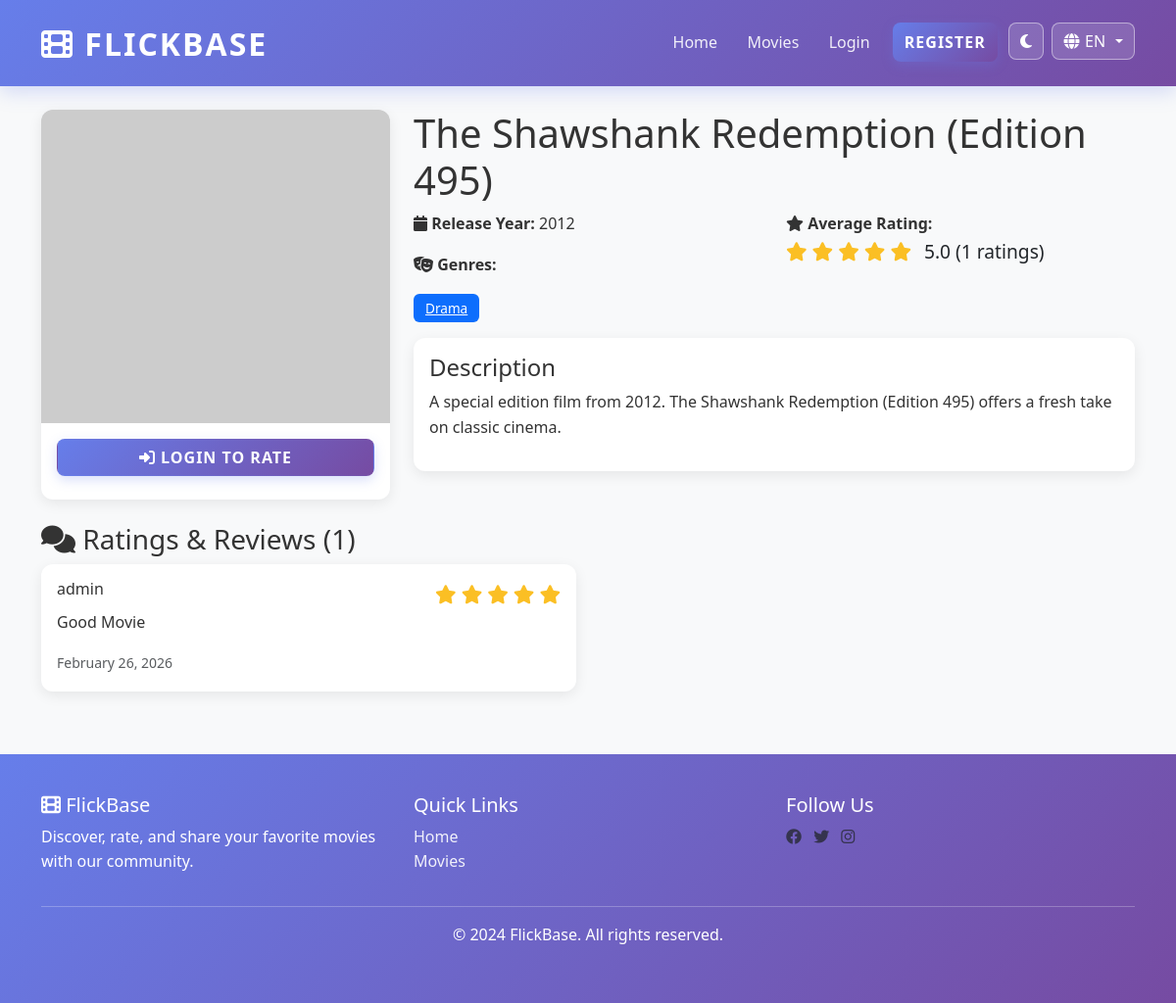
The app's page /movie/996 with its own data.
### app/models.py (models this page shows, shortened)
class Movie(db.Model):
    __tablename__ = 'movies'
    id = db.Column(db.Integer, primary_key=True)
    title = db.Column(db.String(255), nullable=False, index=True)
    description = db.Column(db.Text, nullable=False)
    year = db.Column(db.Integer, nullable=False, index=True)
    poster_url = db.Column(db.String(500), nullable=True)  # URL to poster image
    tmdb_id = db.Column(db.Integer, nullable=True, unique=True, index=True)  # For TMDB API integration
    created_at = db.Column(db.DateTime, default=utcnow, index=True)
    updated_at = db.Column(db.DateTime, default=utcnow, onupdate=utcnow)
    ratings = db.relationship('Rating', backref='movie', lazy=True, cascade='all, delete-orphan')
    watchlist = db.relationship('Watchlist', backref='movie', lazy=True, cascade='all, delete-orphan')
    def get_average_rating_db(self):
        avg = db.session.query(func.avg(Rating.rating)).filter_by(movie_id=self.id).scalar()
        return round(avg, 2) if avg else 0

class Genre(db.Model):
    __tablename__ = 'genres'
    id = db.Column(db.Integer, primary_key=True)
    name = db.Column(db.String(50), unique=True, nullable=False, index=True)
    description = db.Column(db.Text, nullable=True)
    created_at = db.Column(db.DateTime, default=utcnow)
    movies = db.relationship('Movie', secondary=movie_genre, backref=db.backref('genres', lazy='select'))

class Rating(db.Model):
    __tablename__ = 'ratings'
    id = db.Column(db.Integer, primary_key=True)
    user_id = db.Column(db.Integer, db.ForeignKey('users.id'), nullable=False, index=True)
    movie_id = db.Column(db.Integer, db.ForeignKey('movies.id'), nullable=False, index=True)
    rating = db.Column(db.Integer, nullable=False)  # 1-5 stars
    review = db.Column(db.Text, nullable=True)
    created_at = db.Column(db.DateTime, default=utcnow, index=True)
    updated_at = db.Column(db.DateTime, default=utcnow, onupdate=utcnow)
    __table_args__ = (db.UniqueConstraint('user_id', 'movie_id', name='unique_user_movie_rating'),)

class User(UserMixin, db.Model):
    __tablename__ = 'users'
    id = db.Column(db.Integer, primary_key=True)
    username = db.Column(db.String(80), unique=True, nullable=False, index=True)
    email = db.Column(db.String(120), unique=True, nullable=False, index=True)
    password_hash = db.Column(db.String(255), nullable=False)
    is_admin = db.Column(db.Boolean, default=False)
    created_at = db.Column(db.DateTime, default=utcnow)
    updated_at = db.Column(db.DateTime, default=utcnow, onupdate=utcnow)
    ratings = db.relationship('Rating', backref='user', lazy=True, cascade='all, delete-orphan')
    watchlist = db.relationship('Watchlist', backref='user', lazy=True, cascade='all, delete-orphan')

### app/routes/movie.py (the view, shortened to what this page needs)
@movie_bp.route('/movie/<int:movie_id>')
def movie_detail(movie_id):
    movie = db.get_or_404(Movie, movie_id)
    ratings = Rating.query.filter_by(movie_id=movie_id).order_by(
        Rating.created_at.desc()
    ).all()
    user_rating = None
    in_watchlist = False
    avg_rating = movie.get_average_rating_db()
    rating_count = len(ratings)
    return render_template('movies/detail.html',
                         movie=movie,
                         ratings=ratings,
                         user_rating=user_rating,
                         in_watchlist=in_watchlist,
                         avg_rating=avg_rating,
                         rating_count=rating_count)

### app/i18n.py (called while the page is built)
def get_current_language():
    selected = session.get('lang')
    return selected if selected in SUPPORTED_LANGUAGES else 'en'

def translate(key, lang=None):
    current_lang = lang or get_current_language()
    entry = TRANSLATIONS.get(key, {})
    return entry.get(current_lang) or entry.get('en') or key

def localize_text(value, lang=None):
    if value is None:
        return ''
    if not isinstance(value, str):
        return value
    try:
        payload = json.loads(value)
    except Exception:
        return value
    if isinstance(payload, dict):
        current_lang = lang or get_current_language()
        return payload.get(current_lang) or payload.get('en') or next(iter(payload.values()), value)
    return value

### app/templates/movies/detail.html (shortened to what this page needs)
{% extends "base.html" %}
{% block content %}
<div class="row mb-4">
    <div class="col-md-4">
        <div class="card movie-card sticky-top">
            <div class="movie-poster">
                {% if movie.poster_url %}
                    <img src="{{ movie.poster_url }}" alt="{{ movie.title }}">
                {% else %}
                    <div class="w-100 h-100 d-flex align-items-center justify-content-center bg-light">
                        <i class="fas fa-image fa-5x text-muted"></i>
                    </div>
                {% endif %}
            </div>
            <div class="card-body text-center">
                {% if current_user.is_authenticated %}
                    {% if in_watchlist %}
                    <button class="btn btn-danger w-100 mb-2" onclick="removeFromWatchlist({{ movie.id }})">
                        <i class="fas fa-bookmark"></i> {{ t('detail.remove_watchlist') }}
                    </button>
                    {% else %}
                    <button class="btn btn-primary w-100 mb-2" onclick="addToWatchlist({{ movie.id }})">
                        <i class="fas fa-bookmark"></i> {{ t('detail.add_watchlist') }}
                    </button>
                    {% endif %}
                    {% if user_rating %}
                    <a href="{{ url_for('movie.rate_movie', movie_id=movie.id) }}" class="btn btn-outline-primary w-100 mb-2">
                        <i class="fas fa-edit"></i> {{ t('detail.update_rating') }}
                    </a>
                    {% else %}
                    <a href="{{ url_for('movie.rate_movie', movie_id=movie.id) }}" class="btn btn-success w-100 mb-2">
                        <i class="fas fa-star"></i> {{ t('detail.rate_movie') }}
                    </a>
                    {% endif %}
                {% else %}
                    <a href="{{ url_for('auth.login') }}" class="btn btn-primary w-100 mb-2">
                        <i class="fas fa-sign-in-alt"></i> {{ t('detail.login_rate') }}
                    </a>
                {% endif %}
            </div>
        </div>
    </div>
    <div class="col-md-8">
        <h1>{{ movie.title }}</h1>
        <div class="row mb-3">
            <div class="col-md-6">
                <p><strong><i class="fas fa-calendar"></i> {{ t('detail.release_year') }}:</strong> {{ movie.year }}</p>
                <p><strong><i class="fas fa-theater-masks"></i> {{ t('detail.genres') }}:</strong></p>
                <div>
                    {% for genre in movie.genres %}
                    <a href="{{ url_for('movie.movies', genre=genre.id) }}" class="badge badge-custom bg-primary">
                        {{ genre.name }}
                    </a>
                    {% endfor %}
                </div>
            </div>
            <div class="col-md-6">
                <p>
                    <strong><i class="fas fa-star"></i> {{ t('detail.avg_rating') }}:</strong><br>
                    <span class="rating-stars">
                        {% for i in range(1, 6) %}
                            {% if i <= avg_rating %}
                                <i class="fas fa-star"></i>
                            {% elif i - avg_rating < 1 %}
                                <i class="fas fa-star-half-alt"></i>
                            {% else %}
                                <i class="far fa-star"></i>
                            {% endif %}
                        {% endfor %}
                        <span class="ms-2 text-body">{{ "%.1f"|format(avg_rating) }} ({{ rating_count }} {{ t('detail.ratings_count') }})</span>
                    </span>
                </p>
            </div>
        </div>
        <div class="card mb-4">
            <div class="card-body">
                <h4>{{ t('detail.description') }}</h4>
                <p>{{ localize_text(movie.description) }}</p>
            </div>
        </div>
    </div>
</div>
<div class="row">
    <div class="col-md-12">
        <h3><i class="fas fa-comments"></i> {{ t('detail.ratings_reviews') }} ({{ rating_count }})</h3>
        {% if ratings %}
        <div class="row">
            {% for rating in ratings[:10] %}
            <div class="col-md-6 mb-3">
                <div class="card">
                    <div class="card-body">
                        <div class="d-flex justify-content-between">
                            <h6 class="card-title">{{ rating.user.username }}</h6>
                            <div class="rating-stars">
                                {% for i in range(1, 6) %}
                                    {% if i <= rating.rating %}<i class="fas fa-star"></i>{% else %}<i class="far fa-star"></i>{% endif %}
                                {% endfor %}
                            </div>
                        </div>
                        {% if rating.review %}
                        <p class="card-text">{{ rating.review }}</p>
                        {% endif %}
                        <small class="text-muted">{{ rating.created_at.strftime('%B %d, %Y') }}</small>
                    </div>
                </div>
            </div>
            {% endfor %}
        </div>
        {% else %}
        <div class="alert alert-info">
            <i class="fas fa-info-circle"></i> {{ t('detail.no_ratings') }}
        </div>
        {% endif %}
    </div>
</div>
{% endblock %}

### app/static/css/dark-mode.css (style rules this page uses)
:root { --theme-accent: #667eea; --theme-accent-2: #764ba2; --theme-danger: #e74c3c; --theme-warning: #fbbf24; --theme-success: #48bb78; }
html[data-bs-theme="light"] { --app-bg: #f8f9fa; --app-text: #333333; --app-surface: #ffffff; --app-border: #e9ecef; --app-muted: #6c757d; --app-navbar: linear-gradient(135deg, #667eea 0%, #764ba2 100%); }
html[data-bs-theme] body { background-color: var(--app-bg); color: var(--app-text); }
html[data-bs-theme] .card, html[data-bs-theme] .dropdown-menu, html[data-bs-theme] .modal-content, html[data-bs-theme] .list-group-item, html[data-bs-theme] .table, html[data-bs-theme] .alert { background-color: var(--app-surface); color: var(--app-text); border-color: var(--app-border); }

### app/templates/base.html (style rules this page uses)
:root { --primary-color: #667eea; --secondary-color: #764ba2; --success-color: #48bb78; --danger-color: #e74c3c; --warning-color: #fbbf24; --info-color: #4299e1; }
body { font-family: 'Segoe UI', Tahoma, Geneva, Verdana, sans-serif; background-color: #f8f9fa; color: #333333; line-height: 1.6; text-rendering: optimizeLegibility; }
.card { border: none; border-radius: 12px; box-shadow: 0 4px 14px rgba(0, 0, 0, 0.08); transition: transform 0.3s ease, box-shadow 0.3s ease; background-color: #ffffff !important; color: #333333; }
.card-body { color: #333333; }
.movie-card { height: 100%; display: flex; flex-direction: column; }
.movie-poster { height: 320px; background: linear-gradient(135deg, #e9ecef 0%, #f8f9fa 100%); border-radius: 12px 12px 0 0; overflow: hidden; display: flex; align-items: center; justify-content: center; }
.movie-poster img { width: 100%; height: 100%; object-fit: cover; transition: transform 0.25s ease; }
.rating-stars { color: #fbbf24; font-size: 1.2rem; }
.badge-custom { padding: 0.5rem 0.75rem; border-radius: 6px; font-size: 0.85rem; font-weight: 500; }
.btn-primary { background: linear-gradient(135deg, #667eea 0%, #764ba2 100%); border-color: transparent; text-transform: uppercase; font-weight: 600; letter-spacing: 1px; color: white !important; border-radius: 8px; box-shadow: 0 4px 12px rgba(102, 126, 234, 0.25); }

### records on screen
Movie: title "The Shawshank Redemption (Edition 495)", year "2012", description "A special edition film from 2012. The Shawshank Redemption (Edition 495) offers a fresh take on classic cinema."
Genre: name "Drama"
Rating: user.username "admin", rating 5 (drawn), review "Good Movie", created_at "February 26, 2026"

### other values on screen
{{ t('nav.home') }} "Home"
{{ t('nav.movies') }} "Movies"
{{ t('nav.login') }} "Login"
{{ t('nav.register') }} "REGISTER"
{{ current_lang|upper }} "EN"
{{ t('detail.login_rate') }} "LOGIN TO RATE"
{{ t('detail.release_year') }} "Release Year"
{{ t('detail.genres') }} "Genres"
{{ t('detail.avg_rating') }} "Average Rating"
{{ "%.1f"|format(avg_rating) }} "5.0"
{{ rating_count }} "1"
{{ t('detail.ratings_count') }} "ratings"
{{ t('detail.description') }} "Description"
{{ t('detail.ratings_reviews') }} "Ratings & Reviews"
{{ t('footer.description') }} "Discover, rate, and share your favorite movies with our community."
